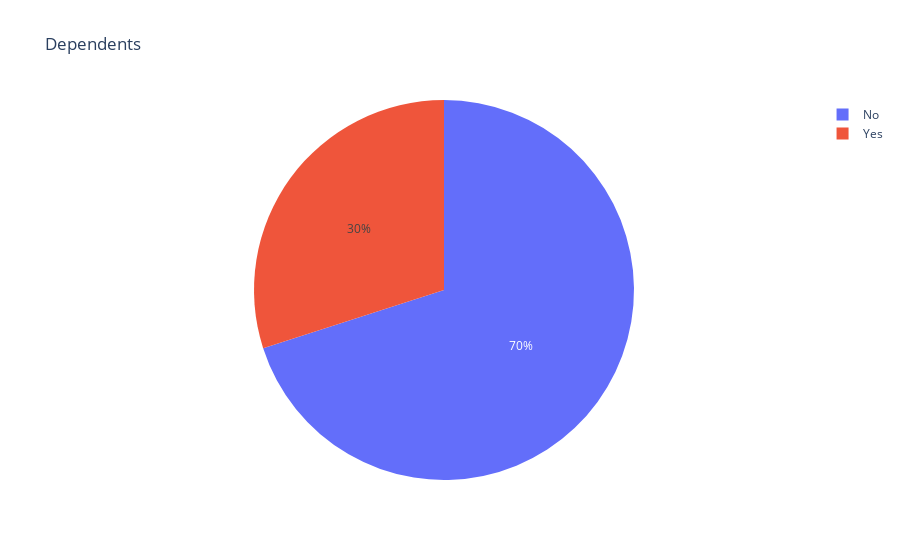

Write notebook code for a chart like this one.
### Markdown cell above
#### Dependents

### Code cell
# First display the frequency in terms of a plotly pie chart
names=['No','Yes']
values=telcom.Dependents.value_counts()
fig = px.pie(telcom, values=values, title='Dependents',names=names)
fig.show()

### Figure 1 — Plotly figure (JSON) as saved in the notebook; plotly's stock layout.template omitted (floating-point values rounded to 4 significant figures)
{"data": [{"domain": {"x": [0, 1], "y": [0, 1]}, "hovertemplate": "label=%{label}<br>value=%{value}<extra></extra>", "labels": ["No", "Yes"], "legendgroup": "", "name": "", "showlegend": true, "type": "pie", "values": [4933, 2110]}], "layout": {"legend": {"tracegroupgap": 0}, "title": {"text": "Dependents"}}}
